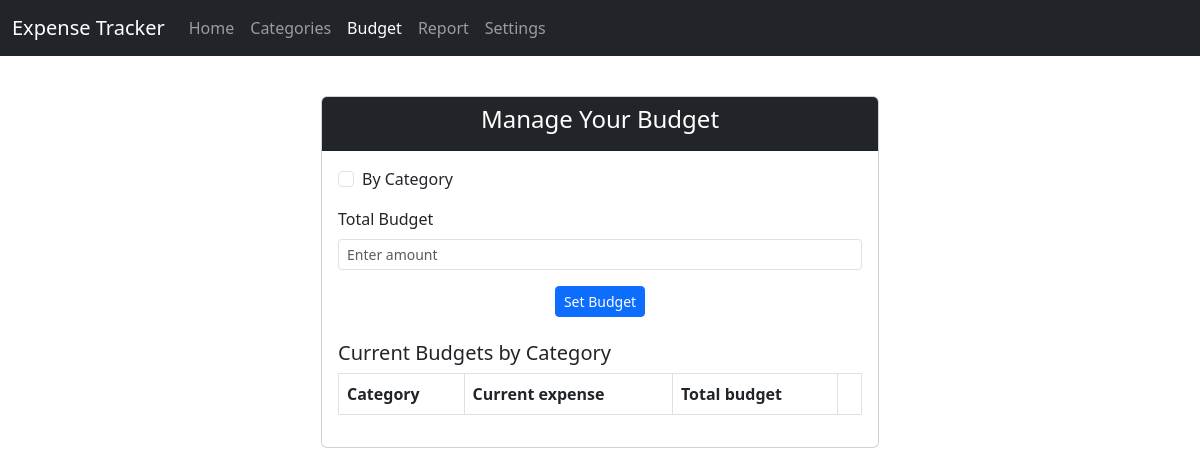
Before: /budget with the older database file.
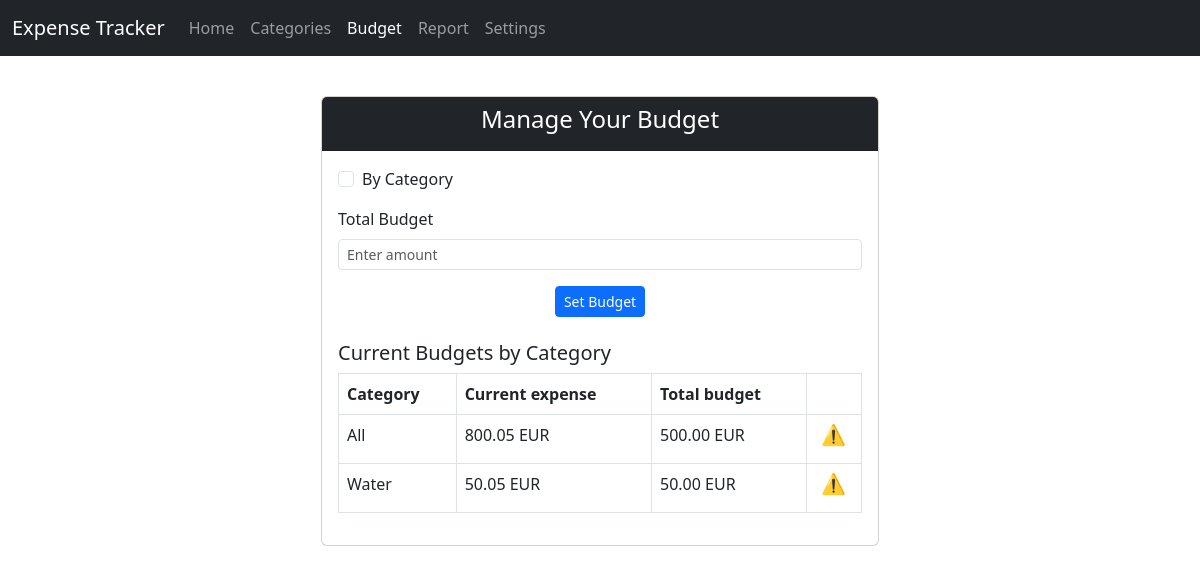
After: the same page with the newer database file.
### src/models.py (models this page shows, shortened)
class Budget(db.Model):
    id: Mapped[int] = mapped_column(primary_key=True)
    category_id: Mapped[int] = mapped_column(ForeignKey('category.id'), nullable=False)
    current_budget: Mapped[float] = mapped_column(nullable=False)
    total_budget: Mapped[float] = mapped_column(nullable=False)
    category: Mapped['Category'] = relationship(back_populates='budget')

class Category(db.Model):
    id: Mapped[int] = mapped_column(primary_key=True)
    name: Mapped[str] = mapped_column(String(30), unique=True, nullable=False)
    category_type: Mapped[str] = mapped_column(String(10), nullable=False)  # 'income' or 'expense'
    transactions: Mapped[list['Transaction']] = relationship(back_populates='category', lazy=True)
    budget: Mapped['Budget'] = relationship(back_populates='category')

### src/routes/budget.py (the view)
@budget_bp.route('/budget')
def budget():
    categories = get_categories_by_type("expense")
    budgets = get_budgets()
    return render_template('budget.html', categories=categories,
                           budgets=budgets, default_currency=config.DEFAULT_CURRENCY)

### src/utils.py (called while the page is built)
def get_budgets() -> List[Budget]:
    return [el[0] for el in db.session.execute(db.select(Budget))]

def get_categories_by_type(category_type: str) -> List[Category]:
    return [el[0] for el in db.session.execute(db.select(Category)
                                               .filter_by(category_type=category_type))]

### src/templates/budget.html (shortened to what this page needs)
{% extends "base.html" %}
{% block content %}
<div class="d-flex justify-content-center">
    <div class="card w-50 mt-3">
        <div class="card-header bg-dark text-white text-center">
            <h4>Manage Your Budget</h4>
        </div>
        <div class="card-body">
            <form action="/budget" method="GET">
                <div class="form-check mb-3">
                    <input class="form-check-input" type="checkbox" name="by_category" id="by_category"
                        value="1" {% if request.args.get('by_category') %}checked{% endif %}
                        onchange="this.form.submit()">
                    <label class="form-check-label" for="by_category">By Category</label>
                </div>
            </form>
            <form action="/budget-set" method="POST" class="mt-3">
                <div class="mb-3">
                    <label for="total_budget" class="form-label">Total Budget</label>
                    <input type="number" class="form-control form-control-sm" name="total_budget"
                        placeholder="Enter amount" required>
                </div>
                <div class="text-center mt-3">
                    <button type="submit" class="btn btn-primary btn-sm">Set Budget</button>
                </div>
            </form>
            <div class="mt-4">
                <h5>Current Budgets by Category</h5>
                <table class="table table-bordered">
                    <thead>
                        <tr>
                            <th>Category</th>
                            <th>Current expense</th>
                            <th>Total budget</th>
                            <th></th>
                        </tr>
                    </thead>
                    <tbody>
                        {% for budget in budgets %}
                            <tr>
                                <td>
                                    {% if budget.category_id == 0 %}
                                        All
                                    {% else %}
                                        {{ budget.category.name }}
                                    {% endif %}
                                </td>
                                <td>{{ "%.2f"|format(budget.current_budget) }} {{ default_currency }}</td>
                                <td>{{ "%.2f"|format(budget.total_budget) }} {{ default_currency }}</td>
                                    <td class="text-center">
                                        {% if budget.current_budget > budget.total_budget %}
                                            <h5>⚠️</h5>
                                        {% endif%}
                                    </td>
                            </tr>
                        {% endfor %}
                    </tbody>
                </table>
            </div>
        </div>
    </div>
</div>
{% endblock %}

### src/templates/base.html (shortened to what this page needs)
<!DOCTYPE html>
<html>
<head>
    <link href="https://cdn.jsdelivr.net/npm/bootstrap@5.3.0-alpha3/dist/css/bootstrap.min.css" rel="stylesheet">
</head>
<body>
    <nav class="navbar navbar-expand-lg navbar-dark bg-dark">
        <div class="container-fluid">
            <a class="navbar-brand" href="/">Expense Tracker</a>
            <div class="collapse navbar-collapse" id="navbarNav">
                <ul class="navbar-nav">
                    <li class="nav-item">
                        <a class="nav-link {% if request.endpoint == 'home.home' %}active{% endif %}" href="/home">Home</a>
                    </li>
                    <li class="nav-item">
                        <a class="nav-link {% if request.endpoint == 'categories.categories' %}active{% endif %}" href="/categories">Categories</a>
                    </li>
                    <li class="nav-item">
                        <a class="nav-link {% if request.endpoint == 'budget.budget' %}active{% endif %}" href="/budget">Budget</a>
                    </li>
                    <li class="nav-item">
                        <a class="nav-link {% if request.endpoint == 'report.report' %}active{% endif %}" href="/report">Report</a>
                    </li>
                    <li class="nav-item">
                        <a class="nav-link {% if request.endpoint == 'settings.settings' %}active{% endif %}" href="/settings">Settings</a>
                    </li>
                </ul>
            </div>
        </div>
    </nav>
    <div class="container mt-4">{% block content %}{% endblock %}</div>
</body>
</html>

Changed rows visible on the page:
added Budget: shows "All", current_budget "800.05", default_currency "EUR", total_budget "500.00"
added Budget: category.name "Water", current_budget "50.05", default_currency "EUR", total_budget "50.00"
